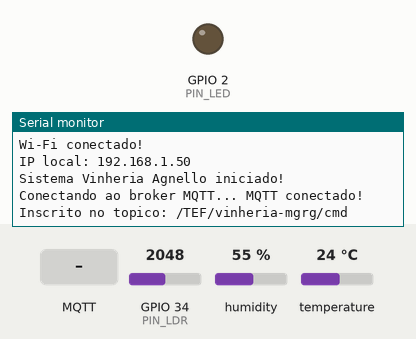
Recording of a sketch running on a simulated ESP32. Shown: output pins drawn as LEDs (lit = HIGH), the last lines printed to the serial monitor. The test bench sets the inputs (shaded band); at power-on: GPIO 34 (PIN_LDR) = 2048, humidity 55 %, temperature 24 °C. WiFi joins after 1.5 s; servers stay silent unless stated; the local clock reads 2024-03-15 10:24:30 at power-on unless the sketch sets it; no MQTT or app messages arrive unless stated.

Above: at 2.7 s.
2.8 s: MQTT message "1" arrives on the first subscribed topic
At 3.9 s:
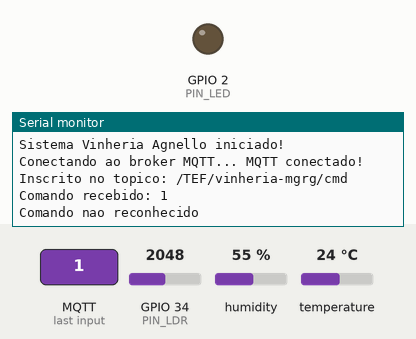
4.3 s: MQTT message "on" arrives on the first subscribed topic
At 4.9 s:
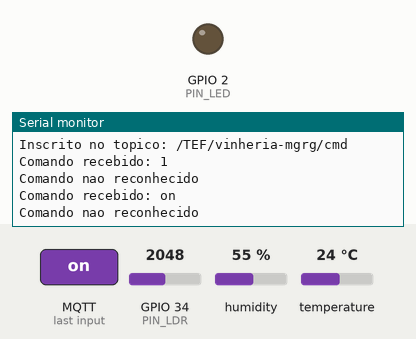
6.5 s: MQTT message "off" arrives on the first subscribed topic
At 8.0 s:
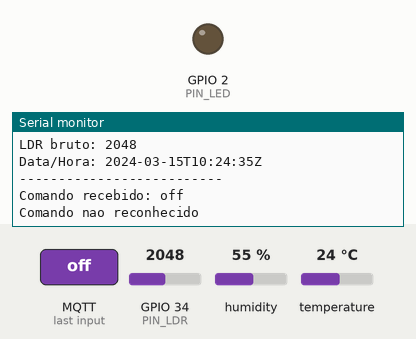

The sketch:

CP5_Placa_FIAP.ino
```cpp
#include <WiFi.h>
#include <PubSubClient.h>
#include <DHT.h>
#include <time.h>

const char* SSID = "FIAP-IOT";
const char* PASSWORD = "COLOQUE_A_SENHA_WIFI_AQUI";

const char* BROKER_MQTT = "3.135.234.101";
const int BROKER_PORT = 1883;
const char* MQTT_USER = "";
const char* MQTT_PASS = "";

const char* TOPIC_PREFIX = "/TEF";
const char* DEVICE_ID = "vinheria-mgrg";

#define PIN_DHT 4
#define DHTTYPE DHT11
#define PIN_LDR 34
#define PIN_LED 2

const unsigned long INTERVALO_MS = 5000;

DHT dht(PIN_DHT, DHTTYPE);
WiFiClient espClient;
PubSubClient mqtt(espClient);

String topicAttrs;
String topicCmd;
String topicCmdExe;

unsigned long ultimoEnvio = 0;
bool ledLigado = false;

String timestampISO() {
  struct tm t;
  if (!getLocalTime(&t, 2000)) {
    return "1970-01-01T00:00:00Z";
  }
  char buf[25];
  strftime(buf, sizeof(buf), "%Y-%m-%dT%H:%M:%SZ", &t);
  return String(buf);
}

void conectaWiFi() {
  Serial.printf("Conectando ao Wi-Fi %s", SSID);
  WiFi.mode(WIFI_STA);
  WiFi.begin(SSID, PASSWORD);
  while (WiFi.status() != WL_CONNECTED) {
    delay(500);
    Serial.print(".");
  }
  Serial.println();
  Serial.println("Wi-Fi conectado!");
  Serial.print("IP local: ");
  Serial.println(WiFi.localIP());
}

void conectaMQTT() {
  while (!mqtt.connected()) {
    Serial.print("Conectando ao broker MQTT... ");
    String clientId = String(DEVICE_ID) + "-" +
                      String((uint32_t)ESP.getEfuseMac(), HEX);
    bool conectado;
    if (strlen(MQTT_USER) > 0) {
      conectado = mqtt.connect(clientId.c_str(), MQTT_USER, MQTT_PASS);
    } else {
      conectado = mqtt.connect(clientId.c_str());
    }
    if (conectado) {
      Serial.println("MQTT conectado!");
      mqtt.subscribe(topicCmd.c_str());
      Serial.print("Inscrito no topico: ");
      Serial.println(topicCmd);
    } else {
      Serial.print("Falha MQTT. Codigo: ");
      Serial.println(mqtt.state());
      delay(3000);
    }
  }
}

void callback(char* topic, byte* payload, unsigned int length) {
  String mensagem = "";
  for (unsigned int i = 0; i < length; i++) {
    mensagem += (char)payload[i];
  }
  mensagem.trim();
  Serial.print("Comando recebido: ");
  Serial.println(mensagem);

  String comandoLigar = String(DEVICE_ID) + "@on|";
  String comandoDesligar = String(DEVICE_ID) + "@off|";

  if (mensagem == comandoLigar) {
    ledLigado = true;
    digitalWrite(PIN_LED, HIGH);
    String resposta = String(DEVICE_ID) + "@on|LED ligado";
    mqtt.publish(topicCmdExe.c_str(), resposta.c_str());
    Serial.println("LED LIGADO");
  } else if (mensagem == comandoDesligar) {
    ledLigado = false;
    digitalWrite(PIN_LED, LOW);
    String resposta = String(DEVICE_ID) + "@off|LED desligado";
    mqtt.publish(topicCmdExe.c_str(), resposta.c_str());
    Serial.println("LED DESLIGADO");
  } else {
    Serial.println("Comando nao reconhecido");
  }
}

void publicaLeituras() {
  float temperatura = dht.readTemperature();
  float umidade = dht.readHumidity();
  int ldrRaw = analogRead(PIN_LDR);
  int luminosidade = map(ldrRaw, 0, 4095, 0, 100);

  if (isnan(temperatura) || isnan(umidade)) {
    Serial.println("Erro ao ler DHT11!");
    return;
  }

  String timestamp = timestampISO();
  String payload =
      "t|" + String(temperatura, 1) +
      "|h|" + String(umidade, 1) +
      "|l|" + String(luminosidade) +
      "|ts|" + timestamp;

  mqtt.publish(topicAttrs.c_str(), payload.c_str());
  mqtt.publish((topicAttrs + "/t").c_str(), String(temperatura, 1).c_str());
  mqtt.publish((topicAttrs + "/h").c_str(), String(umidade, 1).c_str());
  mqtt.publish((topicAttrs + "/l").c_str(), String(luminosidade).c_str());

  Serial.println("--------------------------");
  Serial.print("Temperatura: ");
  Serial.print(temperatura);
  Serial.println(" C");
  Serial.print("Umidade: ");
  Serial.print(umidade);
  Serial.println(" %");
  Serial.print("Luminosidade: ");
  Serial.print(luminosidade);
  Serial.println(" %");
  Serial.print("LDR bruto: ");
  Serial.println(ldrRaw);
  Serial.print("Data/Hora: ");
  Serial.println(timestamp);
  Serial.println("--------------------------");
}

void setup() {
  Serial.begin(115200);
  pinMode(PIN_LED, OUTPUT);
  digitalWrite(PIN_LED, LOW);
  pinMode(PIN_LDR, INPUT);
  dht.begin();

  topicAttrs = String(TOPIC_PREFIX) + "/" + DEVICE_ID + "/attrs";
  topicCmd = String(TOPIC_PREFIX) + "/" + DEVICE_ID + "/cmd";
  topicCmdExe = String(TOPIC_PREFIX) + "/" + DEVICE_ID + "/cmdexe";

  conectaWiFi();
  configTime(0, 0, "pool.ntp.org", "time.nist.gov");
  for (int i = 0; i < 50 && time(nullptr) < 100000; i++) {
    delay(200);
  }
  mqtt.setServer(BROKER_MQTT, BROKER_PORT);
  mqtt.setCallback(callback);
  Serial.println("Sistema Vinheria Agnello iniciado!");
}

void loop() {
  if (WiFi.status() != WL_CONNECTED) {
    conectaWiFi();
  }
  if (!mqtt.connected()) {
    conectaMQTT();
  }
  mqtt.loop();

  if (millis() - ultimoEnvio >= INTERVALO_MS) {
    ultimoEnvio = millis();
    publicaLeituras();
  }
}
```

Measured:
- after the input at 2.8 s, the serial monitor: prints a new line at once (image 1)
- after the input at 4.3 s, the serial monitor: prints a new line at once (image 2)
- after the input at 6.5 s, the serial monitor: prints a new line at once (image 3)
